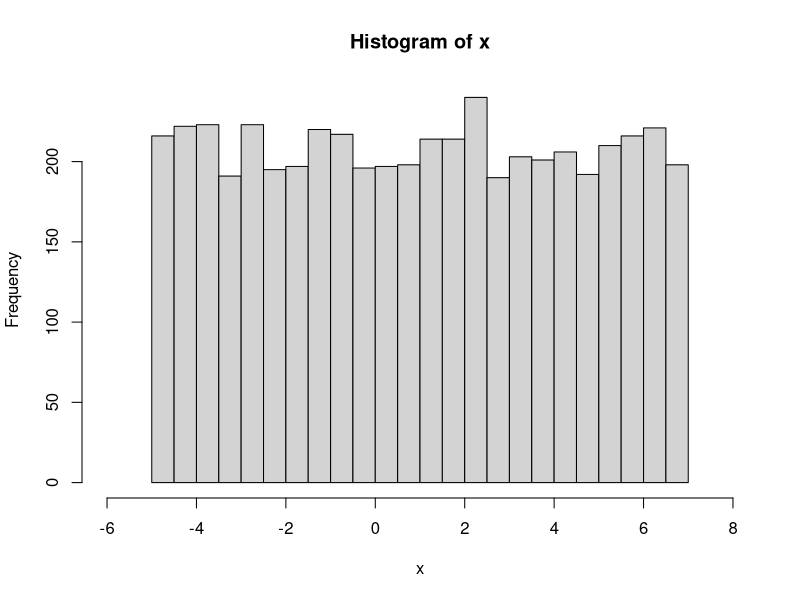

R code for this plot:
setwd("C:/Users/henrytu/Desktop/week3b-samp");

x <- runif(5000, -5, 7);

# histogram test
hist(x, breaks=20, xlim=c(-6, 8))

min(x)
max(x)
mean(x)

# quantile test
quantile(x, probs=c(0, 0.25, 0.5, 0.75, 1));